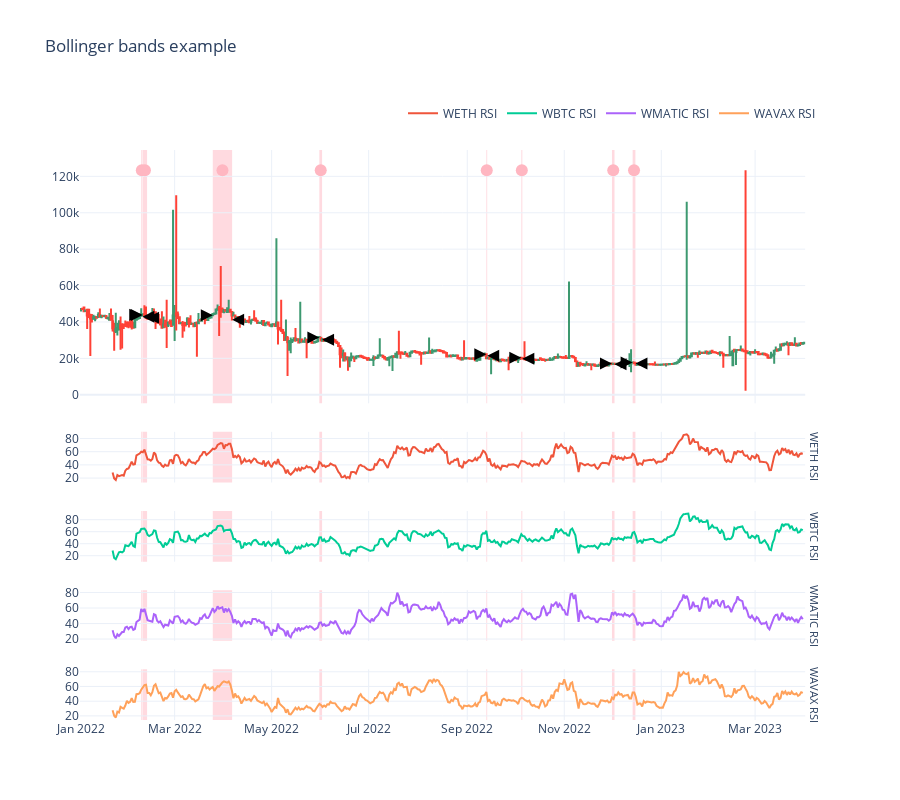

The notebook cell saved with this chart:
### Markdown cell above
### Position chart

- Visualise individual positions over the price timeline

- Hover your mouse on the position marker circle to get its underlying details

- Positions closed for profit are marked green while losing ones are red

### Code cell
candles = universe.universe.candles.get_candles_by_pair(examined_pair.internal_id)

figure2 = visualise_single_pair_positions_with_duration_and_slippage(
    state,
    candles,
    start_at=START_AT,
    end_at=END_AT,
)

figure2.show()

### Figure 1 — Plotly figure (JSON) as saved in the notebook; plotly's stock layout.template omitted (floating-point values rounded to 4 significant figures; data arrays with more than 128 entries replaced by an {"elided": "..."} marker saying what was removed)
{"data": [{"close": {"elided": "456 float values"}, "high": {"elided": "456 float values"}, "hoverinfo": "text", "low": {"elided": "456 float values"}, "open": {"elided": "456 float values"}, "showlegend": false, "text": {"elided": "456 str values"}, "type": "candlestick", "x": {"elided": "456 str values"}, "xaxis": "x", "yaxis": "y"}, {"line": {"shape": "linear"}, "mode": "lines", "name": "WETH RSI", "type": "scatter", "x": {"elided": "435 str values"}, "xaxis": "x2", "y": {"elided": "435 float values"}, "yaxis": "y2"}, {"line": {"shape": "linear"}, "mode": "lines", "name": "WBTC RSI", "type": "scatter", "x": {"elided": "435 str values"}, "xaxis": "x3", "y": {"elided": "435 float values"}, "yaxis": "y3"}, {"line": {"shape": "linear"}, "mode": "lines", "name": "WMATIC RSI", "type": "scatter", "x": {"elided": "435 str values"}, "xaxis": "x4", "y": {"elided": "435 float values"}, "yaxis": "y4"}, {"line": {"shape": "linear"}, "mode": "lines", "name": "WAVAX RSI", "type": "scatter", "x": {"elided": "435 str values"}, "xaxis": "x5", "y": {"elided": "435 float values"}, "yaxis": "y5"}, {"hoverinfo": "text", "hovertext": "Position #1<br><br>Stop loss triggered at: 43028.40 USD<br><br>Profit: -19.08 USD<br>Profit: -2.3125 %<br><br>Entry price: 43906.53 USD (mid price)<br>Entry price: 43928.48 USD (expected)<br>Entry price: 43928.48 USD (executed)<br>Entry slippage: 0.0000 %<br>Entry duration: 0:00:00<br><br>Exit price: 42912.65 USD (expected)<br>Exit price: 42912.65 USD (executed)<br>Exit slippage: 0.0000 %<br>Exit duration: 0:00:00<br>Avg buy price: 43928.48 USD<br>Avg sell price: 42912.65 USD<br><br>Duration: 17:30:00<br>Started: 2022-02-08, 00:00:00 UTC (first trade started)<br>Ended: 2022-02-08, 17:30:00 UTC (last trade executed at)<br>", "marker": {"color": "LightPink", "size": 12}, "mode": "markers", "showlegend": false, "type": "scatter", "x": ["2022-02-08T08:45:00"], "y": [123400.0]}, {"hoverinfo": "text", "hovertext": "Position #2<br><br>Stop loss triggered at: 42901.06 USD<br><br>Profit: -27.80 USD<br>Profit: -3.3826 %<br><br>Entry price: 43776.59 USD (mid price)<br>Entry price: 43798.48 USD (expected)<br>Entry price: 43798.48 USD (executed)<br>Entry slippage: 0.0000 %<br>Entry duration: 0:00:00<br><br>Exit price: 42316.96 USD (expected)<br>Exit price: 42316.96 USD (executed)<br>Exit slippage: 0.0000 %<br>Exit duration: 0:00:00<br>Avg buy price: 43798.48 USD<br>Avg sell price: 42316.96 USD<br><br>Duration: 2 days, 16:00:00<br>Started: 2022-02-09, 00:00:00 UTC (first trade started)<br>Ended: 2022-02-11, 16:00:00 UTC (last trade executed at)<br>", "marker": {"color": "LightPink", "size": 12}, "mode": "markers", "showlegend": false, "type": "scatter", "x": ["2022-02-10T08:00:00"], "y": [123400.0]}, {"hoverinfo": "text", "hovertext": "Position #4<br><br>Stop loss triggered at: 42789.36 USD<br><br>Profit: -47.07 USD<br>Profit: -5.7867 %<br><br>Entry price: 43662.61 USD (mid price)<br>Entry price: 43684.44 USD (expected)<br>Entry price: 43684.44 USD (executed)<br>Entry slippage: 0.0000 %<br>Entry duration: 0:00:00<br><br>Exit price: 41156.56 USD (expected)<br>Exit price: 41156.56 USD (executed)<br>Exit slippage: 0.0000 %<br>Exit duration: 0:00:00<br>Avg buy price: 43684.44 USD<br>Avg sell price: 41156.56 USD<br><br>Duration: 12 days, 3:30:00<br>Started: 2022-03-25, 00:00:00 UTC (first trade started)<br>Ended: 2022-04-06, 03:30:00 UTC (last trade executed at)<br>", "marker": {"color": "LightPink", "size": 12}, "mode": "markers", "showlegend": false, "type": "scatter", "x": ["2022-03-31T01:45:00"], "y": [123400.0]}, {"hoverinfo": "text", "hovertext": "Position #5<br><br>Stop loss triggered at: 30813.61 USD<br><br>Profit: -31.13 USD<br>Profit: -3.8643 %<br><br>Entry price: 31442.46 USD (mid price)<br>Entry price: 31458.18 USD (expected)<br>Entry price: 31458.18 USD (executed)<br>Entry slippage: 0.0000 %<br>Entry duration: 0:00:00<br><br>Exit price: 30242.55 USD (expected)<br>Exit price: 30242.55 USD (executed)<br>Exit slippage: 0.0000 %<br>Exit duration: 0:00:00<br>Avg buy price: 31458.18 USD<br>Avg sell price: 30242.55 USD<br><br>Duration: 1 day, 17:00:00<br>Started: 2022-05-31, 00:00:00 UTC (first trade started)<br>Ended: 2022-06-01, 17:00:00 UTC (last trade executed at)<br>", "marker": {"color": "LightPink", "size": 12}, "mode": "markers", "showlegend": false, "type": "scatter", "x": ["2022-05-31T20:30:00"], "y": [123400.0]}, {"hoverinfo": "text", "hovertext": "Position #10<br><br>Stop loss triggered at: 21797.51 USD<br><br>Profit: -29.61 USD<br>Profit: -3.6323 %<br><br>Entry price: 22242.36 USD (mid price)<br>Entry price: 22253.48 USD (expected)<br>Entry price: 22253.48 USD (executed)<br>Entry slippage: 0.0000 %<br>Entry duration: 0:00:00<br><br>Exit price: 21445.17 USD (expected)<br>Exit price: 21445.17 USD (executed)<br>Exit slippage: 0.0000 %<br>Exit duration: 0:00:00<br>Avg buy price: 22253.48 USD<br>Avg sell price: 21445.17 USD<br><br>Duration: 12:45:00<br>Started: 2022-09-13, 00:00:00 UTC (first trade started)<br>Ended: 2022-09-13, 12:45:00 UTC (last trade executed at)<br>", "marker": {"color": "LightPink", "size": 12}, "mode": "markers", "showlegend": false, "type": "scatter", "x": ["2022-09-13T06:22:30"], "y": [123400.0]}, {"hoverinfo": "text", "hovertext": "Position #11<br><br>Stop loss triggered at: 19885.36 USD<br><br>Profit: -21.12 USD<br>Profit: -2.6068 %<br><br>Entry price: 20291.18 USD (mid price)<br>Entry price: 20301.32 USD (expected)<br>Entry price: 20301.32 USD (executed)<br>Entry slippage: 0.0000 %<br>Entry duration: 0:00:00<br><br>Exit price: 19772.10 USD (expected)<br>Exit price: 19772.10 USD (executed)<br>Exit slippage: 0.0000 %<br>Exit duration: 0:00:00<br>Avg buy price: 20301.32 USD<br>Avg sell price: 19772.10 USD<br><br>Duration: 15:00:00<br>Started: 2022-10-05, 00:00:00 UTC (first trade started)<br>Ended: 2022-10-05, 15:00:00 UTC (last trade executed at)<br>", "marker": {"color": "LightPink", "size": 12}, "mode": "markers", "showlegend": false, "type": "scatter", "x": ["2022-10-05T07:30:00"], "y": [123400.0]}, {"hoverinfo": "text", "hovertext": "Position #17<br><br>Stop loss triggered at: 16833.48 USD<br><br>Profit: -20.19 USD<br>Profit: -2.5575 %<br><br>Entry price: 17177.02 USD (mid price)<br>Entry price: 17185.61 USD (expected)<br>Entry price: 17185.61 USD (executed)<br>Entry slippage: 0.0000 %<br>Entry duration: 0:00:00<br><br>Exit price: 16746.08 USD (expected)<br>Exit price: 16746.08 USD (executed)<br>Exit slippage: 0.0000 %<br>Exit duration: 0:00:00<br>Avg buy price: 17185.61 USD<br>Avg sell price: 16746.08 USD<br><br>Duration: 1 day, 14:00:00<br>Started: 2022-12-01, 00:00:00 UTC (first trade started)<br>Ended: 2022-12-02, 14:00:00 UTC (last trade executed at)<br>", "marker": {"color": "LightPink", "size": 12}, "mode": "markers", "showlegend": false, "type": "scatter", "x": ["2022-12-01T19:00:00"], "y": [123400.0]}, {"hoverinfo": "text", "hovertext": "Position #19<br><br>Stop loss triggered at: 17371.05 USD<br><br>Profit: -21.19 USD<br>Profit: -2.7077 %<br><br>Entry price: 17725.56 USD (mid price)<br>Entry price: 17734.42 USD (expected)<br>Entry price: 17734.42 USD (executed)<br>Entry slippage: 0.0000 %<br>Entry duration: 0:00:00<br><br>Exit price: 17254.22 USD (expected)<br>Exit price: 17254.22 USD (executed)<br>Exit slippage: 0.0000 %<br>Exit duration: 0:00:00<br>Avg buy price: 17734.42 USD<br>Avg sell price: 17254.22 USD<br><br>Duration: 1 day, 17:45:00<br>Started: 2022-12-14, 00:00:00 UTC (first trade started)<br>Ended: 2022-12-15, 17:45:00 UTC (last trade executed at)<br>", "marker": {"color": "LightPink", "size": 12}, "mode": "markers", "showlegend": false, "type": "scatter", "x": ["2022-12-14T20:52:30"], "y": [123400.0]}, {"marker": {"color": "black", "line": {"width": 0}, "size": 12, "symbol": "arrow-right"}, "mode": "markers", "showlegend": false, "text": ["<Buy #1 0.01878052476038381200620022177 WBTC at 43928.48498782521, success>", "<Buy #3 0.01876439972617947797201819163 WBTC at 43798.47805686982, success>", "<Buy #7 0.01861991896979110293791341905 WBTC at 43684.43957869575, success>", "<Buy #9 0.02560969533857074170995922471 WBTC at 31458.177433482084, success>", "<Buy #19 0.03663134971854073031565174781 WBTC at 22253.481266117113, success>", "<Buy #21 0.03991313157733654913460477959 WBTC at 20301.32496261364, success>", "<Buy #33 0.04594556606044807639272619063 WBTC at 17185.60773056604, success>", "<Buy #37 0.04413750089713317744472849173 WBTC at 17734.41921834096, success>"], "type": "scatter", "x": ["2022-02-08T00:00:00", "2022-02-09T00:00:00", "2022-03-25T00:00:00", "2022-05-31T00:00:00", "2022-09-13T00:00:00", "2022-10-05T00:00:00", "2022-12-01T00:00:00", "2022-12-14T00:00:00"], "y": [43930.0, 43800.0, 43680.0, 31460.0, 22250.0, 20300.0, 17190.0, 17730.0]}, {"marker": {"color": "black", "line": {"width": 0}, "size": 12, "symbol": "arrow-left"}, "mode": "markers", "showlegend": false, "text": ["<Sell #2 0.01878052476038381200620022177 WBTC at 42912.65177189448, success>", "<Sell #4 0.01876439972617947797201819163 WBTC at 42316.95863511147, success>", "<Sell #8 0.01861991896979110293791341905 WBTC at 41156.55525241022, success>", "<Sell #10 0.02560969533857074170995922471 WBTC at 30242.549203437946, success>", "<Sell #20 0.03663134971854073031565174781 WBTC at 21445.165467300103, success>", "<Sell #22 0.03991313157733654913460477959 WBTC at 19772.100941560147, success>", "<Sell #34 0.04594556606044807639272619063 WBTC at 16746.07958200008, success>", "<Sell #38 0.04413750089713317744472849173 WBTC at 17254.217598165495, success>"], "type": "scatter", "x": ["2022-02-08T17:30:00", "2022-02-11T16:00:00", "2022-04-06T03:30:00", "2022-06-01T17:00:00", "2022-09-13T12:45:00", "2022-10-05T15:00:00", "2022-12-02T14:00:00", "2022-12-15T17:45:00"], "y": [42910.0, 42320.0, 41160.0, 30240.0, 21450.0, 19770.0, 16750.0, 17250.0]}], "layout": {"annotations": [{"font": {"size": 11}, "showarrow": false, "text": "WETH RSI", "textangle": 90, "x": 0.98, "xanchor": "left", "xref": "paper", "y": 0.4611, "yanchor": "middle", "yref": "paper"}, {"font": {"size": 11}, "showarrow": false, "text": "WBTC RSI", "textangle": 90, "x": 0.98, "xanchor": "left", "xref": "paper", "y": 0.3222, "yanchor": "middle", "yref": "paper"}, {"font": {"size": 11}, "showarrow": false, "text": "WMATIC RSI", "textangle": 90, "x": 0.98, "xanchor": "left", "xref": "paper", "y": 0.1833, "yanchor": "middle", "yref": "paper"}, {"font": {"size": 11}, "showarrow": false, "text": "WAVAX RSI", "textangle": 90, "x": 0.98, "xanchor": "left", "xref": "paper", "y": 0.04444, "yanchor": "middle", "yref": "paper"}], "height": 800, "legend": {"orientation": "h", "x": 1, "xanchor": "right", "y": 1.09, "yanchor": "top"}, "margin": {"t": 150}, "shapes": [{"fillcolor": "LightPink", "layer": "below", "line": {"width": 0}, "opacity": 0.5, "type": "rect", "x0": "2022-02-08T00:00:00", "x1": "2022-02-08T17:30:00", "xref": "x", "y0": 0, "y1": 1, "yref": "y domain"}, {"fillcolor": "LightPink", "layer": "below", "line": {"width": 0}, "opacity": 0.5, "type": "rect", "x0": "2022-02-08T00:00:00", "x1": "2022-02-08T17:30:00", "xref": "x2", "y0": 0, "y1": 1, "yref": "y2 domain"}, {"fillcolor": "LightPink", "layer": "below", "line": {"width": 0}, "opacity": 0.5, "type": "rect", "x0": "2022-02-08T00:00:00", "x1": "2022-02-08T17:30:00", "xref": "x3", "y0": 0, "y1": 1, "yref": "y3 domain"}, {"fillcolor": "LightPink", "layer": "below", "line": {"width": 0}, "opacity": 0.5, "type": "rect", "x0": "2022-02-08T00:00:00", "x1": "2022-02-08T17:30:00", "xref": "x4", "y0": 0, "y1": 1, "yref": "y4 domain"}, {"fillcolor": "LightPink", "layer": "below", "line": {"width": 0}, "opacity": 0.5, "type": "rect", "x0": "2022-02-08T00:00:00", "x1": "2022-02-08T17:30:00", "xref": "x5", "y0": 0, "y1": 1, "yref": "y5 domain"}, {"line": {"color": "black", "width": 1}, "type": "line", "x0": "2022-02-08T00:00:00", "x1": "2022-02-08T00:00:00", "xref": "x", "y0": 43930.0, "y1": 43930.0, "yref": "y"}, {"line": {"color": "black", "width": 1}, "type": "line", "x0": "2022-02-08T17:30:00", "x1": "2022-02-08T17:30:00", "xref": "x", "y0": 42910.0, "y1": 42910.0, "yref": "y"}, {"fillcolor": "LightPink", "layer": "below", "line": {"width": 0}, "opacity": 0.5, "type": "rect", "x0": "2022-02-09T00:00:00", "x1": "2022-02-11T16:00:00", "xref": "x", "y0": 0, "y1": 1, "yref": "y domain"}, {"fillcolor": "LightPink", "layer": "below", "line": {"width": 0}, "opacity": 0.5, "type": "rect", "x0": "2022-02-09T00:00:00", "x1": "2022-02-11T16:00:00", "xref": "x2", "y0": 0, "y1": 1, "yref": "y2 domain"}, {"fillcolor": "LightPink", "layer": "below", "line": {"width": 0}, "opacity": 0.5, "type": "rect", "x0": "2022-02-09T00:00:00", "x1": "2022-02-11T16:00:00", "xref": "x3", "y0": 0, "y1": 1, "yref": "y3 domain"}, {"fillcolor": "LightPink", "layer": "below", "line": {"width": 0}, "opacity": 0.5, "type": "rect", "x0": "2022-02-09T00:00:00", "x1": "2022-02-11T16:00:00", "xref": "x4", "y0": 0, "y1": 1, "yref": "y4 domain"}, {"fillcolor": "LightPink", "layer": "below", "line": {"width": 0}, "opacity": 0.5, "type": "rect", "x0": "2022-02-09T00:00:00", "x1": "2022-02-11T16:00:00", "xref": "x5", "y0": 0, "y1": 1, "yref": "y5 domain"}, {"line": {"color": "black", "width": 1}, "type": "line", "x0": "2022-02-09T00:00:00", "x1": "2022-02-09T00:00:00", "xref": "x", "y0": 43800.0, "y1": 43800.0, "yref": "y"}, {"line": {"color": "black", "width": 1}, "type": "line", "x0": "2022-02-11T16:00:00", "x1": "2022-02-11T16:00:00", "xref": "x", "y0": 42320.0, "y1": 42320.0, "yref": "y"}, {"fillcolor": "LightPink", "layer": "below", "line": {"width": 0}, "opacity": 0.5, "type": "rect", "x0": "2022-03-25T00:00:00", "x1": "2022-04-06T03:30:00", "xref": "x", "y0": 0, "y1": 1, "yref": "y domain"}, {"fillcolor": "LightPink", "layer": "below", "line": {"width": 0}, "opacity": 0.5, "type": "rect", "x0": "2022-03-25T00:00:00", "x1": "2022-04-06T03:30:00", "xref": "x2", "y0": 0, "y1": 1, "yref": "y2 domain"}, {"fillcolor": "LightPink", "layer": "below", "line": {"width": 0}, "opacity": 0.5, "type": "rect", "x0": "2022-03-25T00:00:00", "x1": "2022-04-06T03:30:00", "xref": "x3", "y0": 0, "y1": 1, "yref": "y3 domain"}, {"fillcolor": "LightPink", "layer": "below", "line": {"width": 0}, "opacity": 0.5, "type": "rect", "x0": "2022-03-25T00:00:00", "x1": "2022-04-06T03:30:00", "xref": "x4", "y0": 0, "y1": 1, "yref": "y4 domain"}, {"fillcolor": "LightPink", "layer": "below", "line": {"width": 0}, "opacity": 0.5, "type": "rect", "x0": "2022-03-25T00:00:00", "x1": "2022-04-06T03:30:00", "xref": "x5", "y0": 0, "y1": 1, "yref": "y5 domain"}, {"line": {"color": "black", "width": 1}, "type": "line", "x0": "2022-03-25T00:00:00", "x1": "2022-03-25T00:00:00", "xref": "x", "y0": 43680.0, "y1": 43680.0, "yref": "y"}, {"line": {"color": "black", "width": 1}, "type": "line", "x0": "2022-04-06T03:30:00", "x1": "2022-04-06T03:30:00", "xref": "x", "y0": 41160.0, "y1": 41160.0, "yref": "y"}, {"fillcolor": "LightPink", "layer": "below", "line": {"width": 0}, "opacity": 0.5, "type": "rect", "x0": "2022-05-31T00:00:00", "x1": "2022-06-01T17:00:00", "xref": "x", "y0": 0, "y1": 1, "yref": "y domain"}, {"fillcolor": "LightPink", "layer": "below", "line": {"width": 0}, "opacity": 0.5, "type": "rect", "x0": "2022-05-31T00:00:00", "x1": "2022-06-01T17:00:00", "xref": "x2", "y0": 0, "y1": 1, "yref": "y2 domain"}, {"fillcolor": "LightPink", "layer": "below", "line": {"width": 0}, "opacity": 0.5, "type": "rect", "x0": "2022-05-31T00:00:00", "x1": "2022-06-01T17:00:00", "xref": "x3", "y0": 0, "y1": 1, "yref": "y3 domain"}, {"fillcolor": "LightPink", "layer": "below", "line": {"width": 0}, "opacity": 0.5, "type": "rect", "x0": "2022-05-31T00:00:00", "x1": "2022-06-01T17:00:00", "xref": "x4", "y0": 0, "y1": 1, "yref": "y4 domain"}, {"fillcolor": "LightPink", "layer": "below", "line": {"width": 0}, "opacity": 0.5, "type": "rect", "x0": "2022-05-31T00:00:00", "x1": "2022-06-01T17:00:00", "xref": "x5", "y0": 0, "y1": 1, "yref": "y5 domain"}, {"line": {"color": "black", "width": 1}, "type": "line", "x0": "2022-05-31T00:00:00", "x1": "2022-05-31T00:00:00", "xref": "x", "y0": 31460.0, "y1": 31460.0, "yref": "y"}, {"line": {"color": "black", "width": 1}, "type": "line", "x0": "2022-06-01T17:00:00", "x1": "2022-06-01T17:00:00", "xref": "x", "y0": 30240.0, "y1": 30240.0, "yref": "y"}, {"fillcolor": "LightPink", "layer": "below", "line": {"width": 0}, "opacity": 0.5, "type": "rect", "x0": "2022-09-13T00:00:00", "x1": "2022-09-13T12:45:00", "xref": "x", "y0": 0, "y1": 1, "yref": "y domain"}, {"fillcolor": "LightPink", "layer": "below", "line": {"width": 0}, "opacity": 0.5, "type": "rect", "x0": "2022-09-13T00:00:00", "x1": "2022-09-13T12:45:00", "xref": "x2", "y0": 0, "y1": 1, "yref": "y2 domain"}, {"fillcolor": "LightPink", "layer": "below", "line": {"width": 0}, "opacity": 0.5, "type": "rect", "x0": "2022-09-13T00:00:00", "x1": "2022-09-13T12:45:00", "xref": "x3", "y0": 0, "y1": 1, "yref": "y3 domain"}, {"fillcolor": "LightPink", "layer": "below", "line": {"width": 0}, "opacity": 0.5, "type": "rect", "x0": "2022-09-13T00:00:00", "x1": "2022-09-13T12:45:00", "xref": "x4", "y0": 0, "y1": 1, "yref": "y4 domain"}, {"fillcolor": "LightPink", "layer": "below", "line": {"width": 0}, "opacity": 0.5, "type": "rect", "x0": "2022-09-13T00:00:00", "x1": "2022-09-13T12:45:00", "xref": "x5", "y0": 0, "y1": 1, "yref": "y5 domain"}, {"line": {"color": "black", "width": 1}, "type": "line", "x0": "2022-09-13T00:00:00", "x1": "2022-09-13T00:00:00", "xref": "x", "y0": 22250.0, "y1": 22250.0, "yref": "y"}, {"line": {"color": "black", "width": 1}, "type": "line", "x0": "2022-09-13T12:45:00", "x1": "2022-09-13T12:45:00", "xref": "x", "y0": 21450.0, "y1": 21450.0, "yref": "y"}, {"fillcolor": "LightPink", "layer": "below", "line": {"width": 0}, "opacity": 0.5, "type": "rect", "x0": "2022-10-05T00:00:00", "x1": "2022-10-05T15:00:00", "xref": "x", "y0": 0, "y1": 1, "yref": "y domain"}, {"fillcolor": "LightPink", "layer": "below", "line": {"width": 0}, "opacity": 0.5, "type": "rect", "x0": "2022-10-05T00:00:00", "x1": "2022-10-05T15:00:00", "xref": "x2", "y0": 0, "y1": 1, "yref": "y2 domain"}, {"fillcolor": "LightPink", "layer": "below", "line": {"width": 0}, "opacity": 0.5, "type": "rect", "x0": "2022-10-05T00:00:00", "x1": "2022-10-05T15:00:00", "xref": "x3", "y0": 0, "y1": 1, "yref": "y3 domain"}, {"fillcolor": "LightPink", "layer": "below", "line": {"width": 0}, "opacity": 0.5, "type": "rect", "x0": "2022-10-05T00:00:00", "x1": "2022-10-05T15:00:00", "xref": "x4", "y0": 0, "y1": 1, "yref": "y4 domain"}, {"fillcolor": "LightPink", "layer": "below", "line": {"width": 0}, "opacity": 0.5, "type": "rect", "x0": "2022-10-05T00:00:00", "x1": "2022-10-05T15:00:00", "xref": "x5", "y0": 0, "y1": 1, "yref": "y5 domain"}, {"line": {"color": "black", "width": 1}, "type": "line", "x0": "2022-10-05T00:00:00", "x1": "2022-10-05T00:00:00", "xref": "x", "y0": 20300.0, "y1": 20300.0, "yref": "y"}, {"line": {"color": "black", "width": 1}, "type": "line", "x0": "2022-10-05T15:00:00", "x1": "2022-10-05T15:00:00", "xref": "x", "y0": 19770.0, "y1": 19770.0, "yref": "y"}, {"fillcolor": "LightPink", "layer": "below", "line": {"width": 0}, "opacity": 0.5, "type": "rect", "x0": "2022-12-01T00:00:00", "x1": "2022-12-02T14:00:00", "xref": "x", "y0": 0, "y1": 1, "yref": "y domain"}, {"fillcolor": "LightPink", "layer": "below", "line": {"width": 0}, "opacity": 0.5, "type": "rect", "x0": "2022-12-01T00:00:00", "x1": "2022-12-02T14:00:00", "xref": "x2", "y0": 0, "y1": 1, "yref": "y2 domain"}, {"fillcolor": "LightPink", "layer": "below", "line": {"width": 0}, "opacity": 0.5, "type": "rect", "x0": "2022-12-01T00:00:00", "x1": "2022-12-02T14:00:00", "xref": "x3", "y0": 0, "y1": 1, "yref": "y3 domain"}, {"fillcolor": "LightPink", "layer": "below", "line": {"width": 0}, "opacity": 0.5, "type": "rect", "x0": "2022-12-01T00:00:00", "x1": "2022-12-02T14:00:00", "xref": "x4", "y0": 0, "y1": 1, "yref": "y4 domain"}, {"fillcolor": "LightPink", "layer": "below", "line": {"width": 0}, "opacity": 0.5, "type": "rect", "x0": "2022-12-01T00:00:00", "x1": "2022-12-02T14:00:00", "xref": "x5", "y0": 0, "y1": 1, "yref": "y5 domain"}, {"line": {"color": "black", "width": 1}, "type": "line", "x0": "2022-12-01T00:00:00", "x1": "2022-12-01T00:00:00", "xref": "x", "y0": 17190.0, "y1": 17190.0, "yref": "y"}, {"line": {"color": "black", "width": 1}, "type": "line", "x0": "2022-12-02T14:00:00", "x1": "2022-12-02T14:00:00", "xref": "x", "y0": 16750.0, "y1": 16750.0, "yref": "y"}, {"fillcolor": "LightPink", "layer": "below", "line": {"width": 0}, "opacity": 0.5, "type": "rect", "x0": "2022-12-14T00:00:00", "x1": "2022-12-15T17:45:00", "xref": "x", "y0": 0, "y1": 1, "yref": "y domain"}, {"fillcolor": "LightPink", "layer": "below", "line": {"width": 0}, "opacity": 0.5, "type": "rect", "x0": "2022-12-14T00:00:00", "x1": "2022-12-15T17:45:00", "xref": "x2", "y0": 0, "y1": 1, "yref": "y2 domain"}, {"fillcolor": "LightPink", "layer": "below", "line": {"width": 0}, "opacity": 0.5, "type": "rect", "x0": "2022-12-14T00:00:00", "x1": "2022-12-15T17:45:00", "xref": "x3", "y0": 0, "y1": 1, "yref": "y3 domain"}, {"fillcolor": "LightPink", "layer": "below", "line": {"width": 0}, "opacity": 0.5, "type": "rect", "x0": "2022-12-14T00:00:00", "x1": "2022-12-15T17:45:00", "xref": "x4", "y0": 0, "y1": 1, "yref": "y4 domain"}, {"fillcolor": "LightPink", "layer": "below", "line": {"width": 0}, "opacity": 0.5, "type": "rect", "x0": "2022-12-14T00:00:00", "x1": "2022-12-15T17:45:00", "xref": "x5", "y0": 0, "y1": 1, "yref": "y5 domain"}, {"line": {"color": "black", "width": 1}, "type": "line", "x0": "2022-12-14T00:00:00", "x1": "2022-12-14T00:00:00", "xref": "x", "y0": 17730.0, "y1": 17730.0, "yref": "y"}, {"line": {"color": "black", "width": 1}, "type": "line", "x0": "2022-12-15T17:45:00", "x1": "2022-12-15T17:45:00", "xref": "x", "y0": 17250.0, "y1": 17250.0, "yref": "y"}], "title": {"text": "Bollinger bands example", "y": 0.95}, "xaxis": {"anchor": "y", "domain": [0, 0.98], "matches": "x5", "rangeslider": {"visible": false}, "showticklabels": false}, "xaxis2": {"anchor": "y2", "domain": [0, 0.98], "matches": "x5", "rangeslider": {"visible": false}, "showticklabels": false}, "xaxis3": {"anchor": "y3", "domain": [0, 0.98], "matches": "x5", "rangeslider": {"visible": false}, "showticklabels": false}, "xaxis4": {"anchor": "y4", "domain": [0, 0.98], "matches": "x5", "rangeslider": {"visible": false}, "showticklabels": false}, "xaxis5": {"anchor": "y5", "domain": [0, 0.98], "rangeslider": {"visible": false}}, "yaxis": {"anchor": "x", "domain": [0.5556, 1]}, "yaxis2": {"anchor": "x2", "domain": [0.4167, 0.5056]}, "yaxis3": {"anchor": "x3", "domain": [0.2778, 0.3667]}, "yaxis4": {"anchor": "x4", "domain": [0.1389, 0.2278]}, "yaxis5": {"anchor": "x5", "domain": [0, 0.08889]}}}
